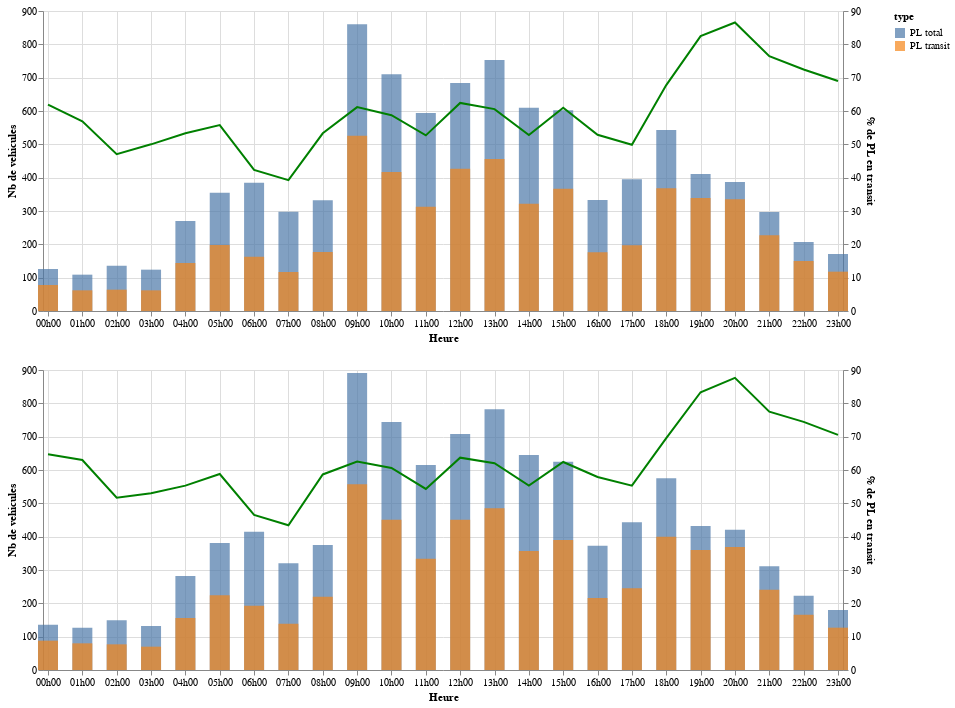

The notebook cell saved with this chart:
### Code cell
alt.vconcat(g.graph_VL_PL_transit_j_cam(synth_pl, '2019-02-05', 4),g.graph_VL_PL_transit_j_cam(synt_nb_veh_cam_redresse, '2019-02-05',4))

### Figure 1 — Vega-Lite specification as saved in the notebook (floating-point values rounded to 4 significant figures)
{"$schema": "https://vega.github.io/schema/vega-lite/v2.6.0.json", "config": {"view": {"height": 300, "width": 400}}, "datasets": {"data-451f670255a99b20b11d4229f359757d": [{"camera_id": 4, "created": "2019-02-05T00:00:00", "nb_veh": 126, "pct_pl_transit": 61.9, "type": "PL total"}, {"camera_id": 4, "created": "2019-02-05T00:00:00", "nb_veh": 78, "pct_pl_transit": 61.9, "type": "PL transit"}, {"camera_id": 4, "created": "2019-02-05T01:00:00", "nb_veh": 109, "pct_pl_transit": 56.88, "type": "PL total"}, {"camera_id": 4, "created": "2019-02-05T01:00:00", "nb_veh": 62, "pct_pl_transit": 56.88, "type": "PL transit"}, {"camera_id": 4, "created": "2019-02-05T02:00:00", "nb_veh": 136, "pct_pl_transit": 47.06, "type": "PL total"}, {"camera_id": 4, "created": "2019-02-05T02:00:00", "nb_veh": 64, "pct_pl_transit": 47.06, "type": "PL transit"}, {"camera_id": 4, "created": "2019-02-05T03:00:00", "nb_veh": 124, "pct_pl_transit": 50, "type": "PL total"}, {"camera_id": 4, "created": "2019-02-05T03:00:00", "nb_veh": 62, "pct_pl_transit": 50, "type": "PL transit"}, {"camera_id": 4, "created": "2019-02-05T04:00:00", "nb_veh": 270, "pct_pl_transit": 53.33, "type": "PL total"}, {"camera_id": 4, "created": "2019-02-05T04:00:00", "nb_veh": 144, "pct_pl_transit": 53.33, "type": "PL transit"}, {"camera_id": 4, "created": "2019-02-05T05:00:00", "nb_veh": 355, "pct_pl_transit": 55.77, "type": "PL total"}, {"camera_id": 4, "created": "2019-02-05T05:00:00", "nb_veh": 198, "pct_pl_transit": 55.77, "type": "PL transit"}, {"camera_id": 4, "created": "2019-02-05T06:00:00", "nb_veh": 385, "pct_pl_transit": 42.34, "type": "PL total"}, {"camera_id": 4, "created": "2019-02-05T06:00:00", "nb_veh": 163, "pct_pl_transit": 42.34, "type": "PL transit"}, {"camera_id": 4, "created": "2019-02-05T07:00:00", "nb_veh": 298, "pct_pl_transit": 39.26, "type": "PL total"}, {"camera_id": 4, "created": "2019-02-05T07:00:00", "nb_veh": 117, "pct_pl_transit": 39.26, "type": "PL transit"}, {"camera_id": 4, "created": "2019-02-05T08:00:00", "nb_veh": 332, "pct_pl_transit": 53.31, "type": "PL total"}, {"camera_id": 4, "created": "2019-02-05T08:00:00", "nb_veh": 177, "pct_pl_transit": 53.31, "type": "PL transit"}, {"camera_id": 4, "created": "2019-02-05T09:00:00", "nb_veh": 860, "pct_pl_transit": 61.16, "type": "PL total"}, {"camera_id": 4, "created": "2019-02-05T09:00:00", "nb_veh": 526, "pct_pl_transit": 61.16, "type": "PL transit"}, {"camera_id": 4, "created": "2019-02-05T10:00:00", "nb_veh": 710, "pct_pl_transit": 58.73, "type": "PL total"}, {"camera_id": 4, "created": "2019-02-05T10:00:00", "nb_veh": 417, "pct_pl_transit": 58.73, "type": "PL transit"}, {"camera_id": 4, "created": "2019-02-05T11:00:00", "nb_veh": 594, "pct_pl_transit": 52.69, "type": "PL total"}, {"camera_id": 4, "created": "2019-02-05T11:00:00", "nb_veh": 313, "pct_pl_transit": 52.69, "type": "PL transit"}, {"camera_id": 4, "created": "2019-02-05T12:00:00", "nb_veh": 684, "pct_pl_transit": 62.43, "type": "PL total"}, {"camera_id": 4, "created": "2019-02-05T12:00:00", "nb_veh": 427, "pct_pl_transit": 62.43, "type": "PL transit"}, {"camera_id": 4, "created": "2019-02-05T13:00:00", "nb_veh": 753, "pct_pl_transit": 60.56, "type": "PL total"}, {"camera_id": 4, "created": "2019-02-05T13:00:00", "nb_veh": 456, "pct_pl_transit": 60.56, "type": "PL transit"}, {"camera_id": 4, "created": "2019-02-05T14:00:00", "nb_veh": 610, "pct_pl_transit": 52.79, "type": "PL total"}, {"camera_id": 4, "created": "2019-02-05T14:00:00", "nb_veh": 322, "pct_pl_transit": 52.79, "type": "PL transit"}, {"camera_id": 4, "created": "2019-02-05T15:00:00", "nb_veh": 602, "pct_pl_transit": 60.96, "type": "PL total"}, {"camera_id": 4, "created": "2019-02-05T15:00:00", "nb_veh": 367, "pct_pl_transit": 60.96, "type": "PL transit"}, {"camera_id": 4, "created": "2019-02-05T16:00:00", "nb_veh": 333, "pct_pl_transit": 52.85, "type": "PL total"}, {"camera_id": 4, "created": "2019-02-05T16:00:00", "nb_veh": 176, "pct_pl_transit": 52.85, "type": "PL transit"}, {"camera_id": 4, "created": "2019-02-05T17:00:00", "nb_veh": 395, "pct_pl_transit": 49.87, "type": "PL total"}, {"camera_id": 4, "created": "2019-02-05T17:00:00", "nb_veh": 197, "pct_pl_transit": 49.87, "type": "PL transit"}, {"camera_id": 4, "created": "2019-02-05T18:00:00", "nb_veh": 543, "pct_pl_transit": 67.77, "type": "PL total"}, {"camera_id": 4, "created": "2019-02-05T18:00:00", "nb_veh": 368, "pct_pl_transit": 67.77, "type": "PL transit"}, {"camera_id": 4, "created": "2019-02-05T19:00:00", "nb_veh": 411, "pct_pl_transit": 82.48, "type": "PL total"}, {"camera_id": 4, "created": "2019-02-05T19:00:00", "nb_veh": 339, "pct_pl_transit": 82.48, "type": "PL transit"}, {"camera_id": 4, "created": "2019-02-05T20:00:00", "nb_veh": 387, "pct_pl_transit": 86.56, "type": "PL total"}, {"camera_id": 4, "created": "2019-02-05T20:00:00", "nb_veh": 335, "pct_pl_transit": 86.56, "type": "PL transit"}, {"camera_id": 4, "created": "2019-02-05T21:00:00", "nb_veh": 297, "pct_pl_transit": 76.43, "type": "PL total"}, {"camera_id": 4, "created": "2019-02-05T21:00:00", "nb_veh": 227, "pct_pl_transit": 76.43, "type": "PL transit"}, {"camera_id": 4, "created": "2019-02-05T22:00:00", "nb_veh": 207, "pct_pl_transit": 72.46, "type": "PL total"}, {"camera_id": 4, "created": "2019-02-05T22:00:00", "nb_veh": 150, "pct_pl_transit": 72.46, "type": "PL transit"}, {"camera_id": 4, "created": "2019-02-05T23:00:00", "nb_veh": 171, "pct_pl_transit": 69.01, "type": "PL total"}, {"camera_id": 4, "created": "2019-02-05T23:00:00", "nb_veh": 118, "pct_pl_transit": 69.01, "type": "PL transit"}], "data-d49e4c2fc79cbfcac78720fa8140cf3a": [{"camera_id": 4, "created": "2019-02-05T00:00:00", "heure": 0, "nb_veh": 136, "pct_pl_transit": 64.71, "type": "PL total"}, {"camera_id": 4, "created": "2019-02-05T00:00:00", "heure": 0, "nb_veh": 88, "pct_pl_transit": 64.71, "type": "PL transit"}, {"camera_id": 4, "created": "2019-02-05T01:00:00", "heure": 1, "nb_veh": 127, "pct_pl_transit": 62.99, "type": "PL total"}, {"camera_id": 4, "created": "2019-02-05T01:00:00", "heure": 1, "nb_veh": 80, "pct_pl_transit": 62.99, "type": "PL transit"}, {"camera_id": 4, "created": "2019-02-05T02:00:00", "heure": 2, "nb_veh": 149, "pct_pl_transit": 51.68, "type": "PL total"}, {"camera_id": 4, "created": "2019-02-05T02:00:00", "heure": 2, "nb_veh": 77, "pct_pl_transit": 51.68, "type": "PL transit"}, {"camera_id": 4, "created": "2019-02-05T03:00:00", "heure": 3, "nb_veh": 132, "pct_pl_transit": 53.03, "type": "PL total"}, {"camera_id": 4, "created": "2019-02-05T03:00:00", "heure": 3, "nb_veh": 70, "pct_pl_transit": 53.03, "type": "PL transit"}, {"camera_id": 4, "created": "2019-02-05T04:00:00", "heure": 4, "nb_veh": 282, "pct_pl_transit": 55.32, "type": "PL total"}, {"camera_id": 4, "created": "2019-02-05T04:00:00", "heure": 4, "nb_veh": 156, "pct_pl_transit": 55.32, "type": "PL transit"}, {"camera_id": 4, "created": "2019-02-05T05:00:00", "heure": 5, "nb_veh": 381, "pct_pl_transit": 58.79, "type": "PL total"}, {"camera_id": 4, "created": "2019-02-05T05:00:00", "heure": 5, "nb_veh": 224, "pct_pl_transit": 58.79, "type": "PL transit"}, {"camera_id": 4, "created": "2019-02-05T06:00:00", "heure": 6, "nb_veh": 415, "pct_pl_transit": 46.51, "type": "PL total"}, {"camera_id": 4, "created": "2019-02-05T06:00:00", "heure": 6, "nb_veh": 193, "pct_pl_transit": 46.51, "type": "PL transit"}, {"camera_id": 4, "created": "2019-02-05T07:00:00", "heure": 7, "nb_veh": 320, "pct_pl_transit": 43.44, "type": "PL total"}, {"camera_id": 4, "created": "2019-02-05T07:00:00", "heure": 7, "nb_veh": 139, "pct_pl_transit": 43.44, "type": "PL transit"}, {"camera_id": 4, "created": "2019-02-05T08:00:00", "heure": 8, "nb_veh": 375, "pct_pl_transit": 58.67, "type": "PL total"}, {"camera_id": 4, "created": "2019-02-05T08:00:00", "heure": 8, "nb_veh": 220, "pct_pl_transit": 58.67, "type": "PL transit"}, {"camera_id": 4, "created": "2019-02-05T09:00:00", "heure": 9, "nb_veh": 891, "pct_pl_transit": 62.51, "type": "PL total"}, {"camera_id": 4, "created": "2019-02-05T09:00:00", "heure": 9, "nb_veh": 557, "pct_pl_transit": 62.51, "type": "PL transit"}, {"camera_id": 4, "created": "2019-02-05T10:00:00", "heure": 10, "nb_veh": 744, "pct_pl_transit": 60.62, "type": "PL total"}, {"camera_id": 4, "created": "2019-02-05T10:00:00", "heure": 10, "nb_veh": 451, "pct_pl_transit": 60.62, "type": "PL transit"}, {"camera_id": 4, "created": "2019-02-05T11:00:00", "heure": 11, "nb_veh": 615, "pct_pl_transit": 54.31, "type": "PL total"}, {"camera_id": 4, "created": "2019-02-05T11:00:00", "heure": 11, "nb_veh": 334, "pct_pl_transit": 54.31, "type": "PL transit"}, {"camera_id": 4, "created": "2019-02-05T12:00:00", "heure": 12, "nb_veh": 708, "pct_pl_transit": 63.7, "type": "PL total"}, {"camera_id": 4, "created": "2019-02-05T12:00:00", "heure": 12, "nb_veh": 451, "pct_pl_transit": 63.7, "type": "PL transit"}, {"camera_id": 4, "created": "2019-02-05T13:00:00", "heure": 13, "nb_veh": 782, "pct_pl_transit": 62.02, "type": "PL total"}, {"camera_id": 4, "created": "2019-02-05T13:00:00", "heure": 13, "nb_veh": 485, "pct_pl_transit": 62.02, "type": "PL transit"}, {"camera_id": 4, "created": "2019-02-05T14:00:00", "heure": 14, "nb_veh": 645, "pct_pl_transit": 55.35, "type": "PL total"}, {"camera_id": 4, "created": "2019-02-05T14:00:00", "heure": 14, "nb_veh": 357, "pct_pl_transit": 55.35, "type": "PL transit"}, {"camera_id": 4, "created": "2019-02-05T15:00:00", "heure": 15, "nb_veh": 625, "pct_pl_transit": 62.4, "type": "PL total"}, {"camera_id": 4, "created": "2019-02-05T15:00:00", "heure": 15, "nb_veh": 390, "pct_pl_transit": 62.4, "type": "PL transit"}, {"camera_id": 4, "created": "2019-02-05T16:00:00", "heure": 16, "nb_veh": 373, "pct_pl_transit": 57.91, "type": "PL total"}, {"camera_id": 4, "created": "2019-02-05T16:00:00", "heure": 16, "nb_veh": 216, "pct_pl_transit": 57.91, "type": "PL transit"}, {"camera_id": 4, "created": "2019-02-05T17:00:00", "heure": 17, "nb_veh": 443, "pct_pl_transit": 55.3, "type": "PL total"}, {"camera_id": 4, "created": "2019-02-05T17:00:00", "heure": 17, "nb_veh": 245, "pct_pl_transit": 55.3, "type": "PL transit"}, {"camera_id": 4, "created": "2019-02-05T18:00:00", "heure": 18, "nb_veh": 575, "pct_pl_transit": 69.57, "type": "PL total"}, {"camera_id": 4, "created": "2019-02-05T18:00:00", "heure": 18, "nb_veh": 400, "pct_pl_transit": 69.57, "type": "PL transit"}, {"camera_id": 4, "created": "2019-02-05T19:00:00", "heure": 19, "nb_veh": 432, "pct_pl_transit": 83.33, "type": "PL total"}, {"camera_id": 4, "created": "2019-02-05T19:00:00", "heure": 19, "nb_veh": 360, "pct_pl_transit": 83.33, "type": "PL transit"}, {"camera_id": 4, "created": "2019-02-05T20:00:00", "heure": 20, "nb_veh": 421, "pct_pl_transit": 87.65, "type": "PL total"}, {"camera_id": 4, "created": "2019-02-05T20:00:00", "heure": 20, "nb_veh": 369, "pct_pl_transit": 87.65, "type": "PL transit"}, {"camera_id": 4, "created": "2019-02-05T21:00:00", "heure": 21, "nb_veh": 311, "pct_pl_transit": 77.49, "type": "PL total"}, {"camera_id": 4, "created": "2019-02-05T21:00:00", "heure": 21, "nb_veh": 241, "pct_pl_transit": 77.49, "type": "PL transit"}, {"camera_id": 4, "created": "2019-02-05T22:00:00", "heure": 22, "nb_veh": 223, "pct_pl_transit": 74.44, "type": "PL total"}, {"camera_id": 4, "created": "2019-02-05T22:00:00", "heure": 22, "nb_veh": 166, "pct_pl_transit": 74.44, "type": "PL transit"}, {"camera_id": 4, "created": "2019-02-05T23:00:00", "heure": 23, "nb_veh": 180, "pct_pl_transit": 70.56, "type": "PL total"}, {"camera_id": 4, "created": "2019-02-05T23:00:00", "heure": 23, "nb_veh": 127, "pct_pl_transit": 70.56, "type": "PL transit"}]}, "vconcat": [{"layer": [{"data": {"name": "data-451f670255a99b20b11d4229f359757d"}, "encoding": {"color": {"field": "type", "type": "nominal"}, "x": {"axis": {"format": "%Hh%M", "title": "Heure"}, "field": "created", "type": "temporal"}, "y": {"axis": {"title": "Nb de vehicules"}, "field": "nb_veh", "stack": null, "type": "quantitative"}}, "mark": {"opacity": 0.7, "size": 20, "type": "bar"}}, {"data": {"name": "data-451f670255a99b20b11d4229f359757d"}, "encoding": {"x": {"axis": {"format": "%Hh%M", "title": "Heure"}, "field": "created", "type": "temporal"}, "y": {"axis": {"title": "% de PL en transit"}, "field": "pct_pl_transit", "type": "quantitative"}}, "mark": {"color": "green", "type": "line"}}], "resolve": {"scale": {"color": "shared", "x": "shared", "y": "independent"}}, "width": 800}, {"layer": [{"data": {"name": "data-d49e4c2fc79cbfcac78720fa8140cf3a"}, "encoding": {"color": {"field": "type", "type": "nominal"}, "x": {"axis": {"format": "%Hh%M", "title": "Heure"}, "field": "created", "type": "temporal"}, "y": {"axis": {"title": "Nb de vehicules"}, "field": "nb_veh", "stack": null, "type": "quantitative"}}, "mark": {"opacity": 0.7, "size": 20, "type": "bar"}}, {"data": {"name": "data-d49e4c2fc79cbfcac78720fa8140cf3a"}, "encoding": {"x": {"axis": {"format": "%Hh%M", "title": "Heure"}, "field": "created", "type": "temporal"}, "y": {"axis": {"title": "% de PL en transit"}, "field": "pct_pl_transit", "type": "quantitative"}}, "mark": {"color": "green", "type": "line"}}], "resolve": {"scale": {"color": "shared", "x": "shared", "y": "independent"}}, "width": 800}]}
